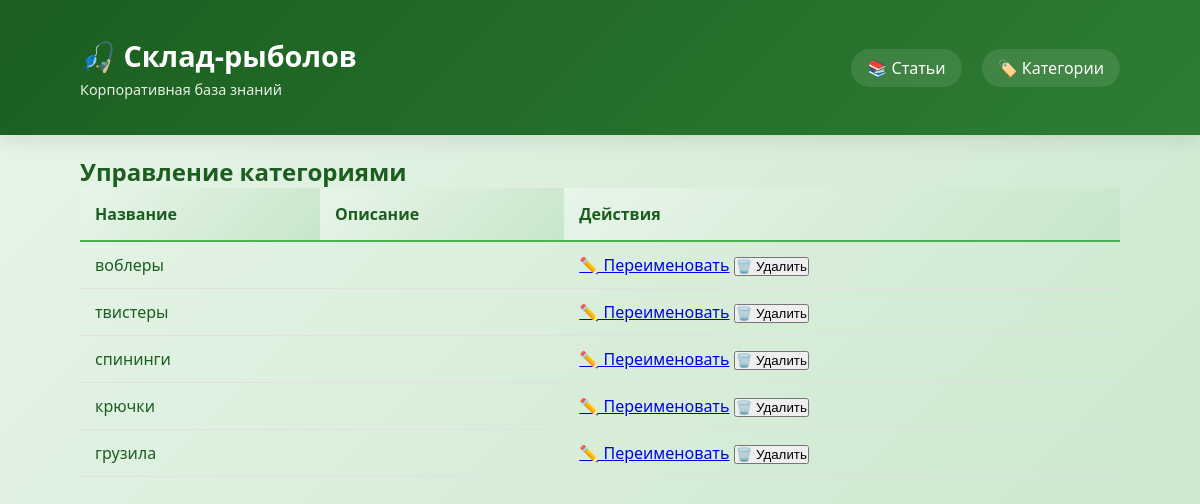
The page /categories on the database its author committed.
### knowledge_base.py (models this page shows)
class Category(db.Model):
    id = db.Column(db.Integer, primary_key=True)
    name = db.Column(db.String(100), unique=True, nullable=False)
    description = db.Column(db.String(200))

### knowledge_base.py (the view)
@app.route('/categories')
def categories_list():
    cats = Category.query.all()
    return render_template('kb_categories.html', categories=cats)

### templates/kb_categories.html
{% extends "kb_base.html" %}
{% block content %}
<h2>Управление категориями</h2>
<table class="table">
    <thead>
        <tr><th>Название</th><th>Описание</th><th>Действия</th></tr>
    </thead>
    <tbody>
    {% for cat in categories %}
    <tr>
        <td>{{ cat.name }}</td>
        <td>{{ cat.description or '' }}</td>
        <td>
            <a href="{{ url_for('edit_category', id=cat.id) }}">✏️ Переименовать</a>
            <form action="{{ url_for('delete_category', id=cat.id) }}" method="post" style="display:inline;">
                <button type="submit" onclick="return confirm('Удалить категорию? Статьи не будут удалены.')">🗑️ Удалить</button>
            </form>
        </td>
    </tr>
    {% endfor %}
    </tbody>
</table>
{% endblock %}

### static/style.css (style rules this page uses)
* { margin: 0; padding: 0; box-sizing: border-box; }
body { font-family: 'Segoe UI', Tahoma, Geneva, Verdana, sans-serif; background: linear-gradient(135deg, #e8f5e9 0%, #c8e6c9 100%); min-height: 100vh; color: #1b5e20; }
table { width: 100%; border-collapse: collapse; }
th { background: linear-gradient(135deg, #e8f5e9 0%, #c8e6c9 100%); padding: 15px; text-align: left; font-weight: 600; color: #1b5e20; border-bottom: 2px solid #4caf50; }
td { padding: 12px 15px; border-bottom: 1px solid #e0e0e0; }

### rows shown on the page
Category: name "воблеры"
Category: name "твистеры"
Category: name "спининги"
Category: name "крючки"
Category: name "грузила"
